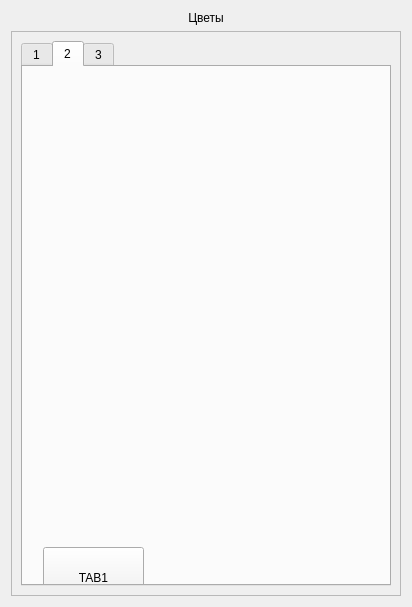
<?xml version="1.0" encoding="UTF-8"?>
<ui version="4.0">
 <class>Widget</class>
 <widget class="QWidget" name="Widget">
  <property name="geometry">
   <rect>
    <x>0</x>
    <y>0</y>
    <width>412</width>
    <height>607</height>
   </rect>
  </property>
  <property name="windowTitle">
   <string>Widget</string>
  </property>
  <layout class="QVBoxLayout" name="verticalLayout">
   <item>
    <widget class="QLabel" name="label">
     <property name="text">
      <string>Цветы</string>
     </property>
     <property name="scaledContents">
      <bool>false</bool>
     </property>
     <property name="alignment">
      <set>Qt::AlignCenter</set>
     </property>
    </widget>
   </item>
   <item>
    <widget class="QScrollArea" name="scrollArea_1">
     <property name="widgetResizable">
      <bool>true</bool>
     </property>
     <widget class="QWidget" name="scrollAreaWidgetContents_1">
      <property name="geometry">
       <rect>
        <x>0</x>
        <y>0</y>
        <width>392</width>
        <height>565</height>
       </rect>
      </property>
      <layout class="QVBoxLayout" name="verticalLayout_3">
       <item>
        <widget class="QTabWidget" name="tabWidget">
         <property name="currentIndex">
          <number>1</number>
         </property>
         <widget class="QWidget" name="tab1">
          <attribute name="title">
           <string>1</string>
          </attribute>
          <layout class="QVBoxLayout" name="verticalLayout_2">
           <item>
            <widget class="QScrollArea" name="scrollArea">
             <property name="verticalScrollBarPolicy">
              <enum>Qt::ScrollBarAlwaysOn</enum>
             </property>
             <property name="widgetResizable">
              <bool>true</bool>
             </property>
             <widget class="QWidget" name="scrollAreaWidgetContents">
              <property name="geometry">
               <rect>
                <x>0</x>
                <y>-89</y>
                <width>336</width>
                <height>586</height>
               </rect>
              </property>
              <layout class="QVBoxLayout" name="verticalLayout_4">
               <item>
                <layout class="QFormLayout" name="Layout">
                 <item row="1" column="0">
                  <widget class="QPushButton" name="Masha1Button">
                   <property name="sizePolicy">
                    <sizepolicy hsizetype="Fixed" vsizetype="Fixed">
                     <horstretch>0</horstretch>
                     <verstretch>0</verstretch>
                    </sizepolicy>
                   </property>
                   <property name="minimumSize">
                    <size>
                     <width>100</width>
                     <height>100</height>
                    </size>
                   </property>
                   <property name="text">
                    <string/>
                   </property>
                   <property name="icon">
                    <iconset>
                     <normaloff>../../../Users/shuma/OneDrive/Рабочий стол/фотографии/Маша/IMG_0043.JPG</normaloff>../../../Users/shuma/OneDrive/Рабочий стол/фотографии/Маша/IMG_0043.JPG</iconset>
                   </property>
                   <property name="iconSize">
                    <size>
                     <width>100</width>
                     <height>100</height>
                    </size>
                   </property>
                   <property name="flat">
                    <bool>true</bool>
                   </property>
                  </widget>
                 </item>
                 <item row="1" column="1">
                  <widget class="QLabel" name="Masha1Label">
                   <property name="enabled">
                    <bool>true</bool>
                   </property>
                   <property name="text">
                    <string/>
                   </property>
                   <property name="scaledContents">
                    <bool>false</bool>
                   </property>
                   <property name="alignment">
                    <set>Qt::AlignCenter</set>
                   </property>
                  </widget>
                 </item>
                 <item row="2" column="0">
                  <widget class="QPushButton" name="Masha2Button">
                   <property name="sizePolicy">
                    <sizepolicy hsizetype="Fixed" vsizetype="Fixed">
                     <horstretch>0</horstretch>
                     <verstretch>0</verstretch>
                    </sizepolicy>
                   </property>
                   <property name="minimumSize">
                    <size>
                     <width>100</width>
                     <height>100</height>
                    </size>
                   </property>
                   <property name="text">
                    <string/>
                   </property>
                   <property name="icon">
                    <iconset>
                     <normaloff>../../../Users/shuma/OneDrive/Рабочий стол/фотографии/Маша/IMG_0030.JPG</normaloff>../../../Users/shuma/OneDrive/Рабочий стол/фотографии/Маша/IMG_0030.JPG</iconset>
                   </property>
                   <property name="iconSize">
                    <size>
                     <width>100</width>
                     <height>100</height>
                    </size>
                   </property>
                   <property name="flat">
                    <bool>true</bool>
                   </property>
                  </widget>
                 </item>
                 <item row="2" column="1">
                  <widget class="QLabel" name="Masha2Label">
                   <property name="enabled">
                    <bool>true</bool>
                   </property>
                   <property name="text">
                    <string/>
                   </property>
                   <property name="alignment">
                    <set>Qt::AlignCenter</set>
                   </property>
                  </widget>
                 </item>
                 <item row="3" column="0">
                  <widget class="QPushButton" name="Masha3Button">
                   <property name="sizePolicy">
                    <sizepolicy hsizetype="Fixed" vsizetype="Fixed">
                     <horstretch>0</horstretch>
                     <verstretch>0</verstretch>
                    </sizepolicy>
                   </property>
                   <property name="minimumSize">
                    <size>
                     <width>100</width>
                     <height>100</height>
                    </size>
                   </property>
                   <property name="text">
                    <string/>
                   </property>
                   <property name="icon">
                    <iconset>
                     <normaloff>../../../Users/shuma/OneDrive/Рабочий стол/фотографии/Маша/DSC_1660.JPG</normaloff>../../../Users/shuma/OneDrive/Рабочий стол/фотографии/Маша/DSC_1660.JPG</iconset>
                   </property>
                   <property name="iconSize">
                    <size>
                     <width>100</width>
                     <height>100</height>
                    </size>
                   </property>
                   <property name="flat">
                    <bool>true</bool>
                   </property>
                  </widget>
                 </item>
                 <item row="3" column="1">
                  <widget class="QLabel" name="Masha3Label">
                   <property name="enabled">
                    <bool>true</bool>
                   </property>
                   <property name="text">
                    <string/>
                   </property>
                   <property name="alignment">
                    <set>Qt::AlignCenter</set>
                   </property>
                  </widget>
                 </item>
                 <item row="5" column="0">
                  <widget class="QPushButton" name="Masha4Button">
                   <property name="sizePolicy">
                    <sizepolicy hsizetype="Fixed" vsizetype="Fixed">
                     <horstretch>0</horstretch>
                     <verstretch>0</verstretch>
                    </sizepolicy>
                   </property>
                   <property name="minimumSize">
                    <size>
                     <width>100</width>
                     <height>100</height>
                    </size>
                   </property>
                   <property name="text">
                    <string/>
                   </property>
                   <property name="icon">
                    <iconset>
                     <normaloff>../../../Users/shuma/OneDrive/Рабочий стол/фотографии/Маша/IMG_0032.JPG</normaloff>../../../Users/shuma/OneDrive/Рабочий стол/фотографии/Маша/IMG_0032.JPG</iconset>
                   </property>
                   <property name="iconSize">
                    <size>
                     <width>100</width>
                     <height>100</height>
                    </size>
                   </property>
                   <property name="flat">
                    <bool>true</bool>
                   </property>
                  </widget>
                 </item>
                 <item row="5" column="1">
                  <widget class="QLabel" name="Masha4Label">
                   <property name="enabled">
                    <bool>true</bool>
                   </property>
                   <property name="text">
                    <string/>
                   </property>
                   <property name="alignment">
                    <set>Qt::AlignCenter</set>
                   </property>
                  </widget>
                 </item>
                 <item row="6" column="0">
                  <widget class="QPushButton" name="Masha5Button">
                   <property name="sizePolicy">
                    <sizepolicy hsizetype="Fixed" vsizetype="Fixed">
                     <horstretch>0</horstretch>
                     <verstretch>0</verstretch>
                    </sizepolicy>
                   </property>
                   <property name="minimumSize">
                    <size>
                     <width>100</width>
                     <height>100</height>
                    </size>
                   </property>
                   <property name="text">
                    <string/>
                   </property>
                   <property name="icon">
                    <iconset>
                     <normaloff>../../../Users/shuma/OneDrive/Рабочий стол/фотографии/Маша/она кинула/photo_2024-04-01_18-17-41.jpg</normaloff>../../../Users/shuma/OneDrive/Рабочий стол/фотографии/Маша/она кинула/photo_2024-04-01_18-17-41.jpg</iconset>
                   </property>
                   <property name="iconSize">
                    <size>
                     <width>100</width>
                     <height>100</height>
                    </size>
                   </property>
                   <property name="flat">
                    <bool>true</bool>
                   </property>
                  </widget>
                 </item>
                 <item row="6" column="1">
                  <widget class="QLabel" name="Masha5Label">
                   <property name="text">
                    <string/>
                   </property>
                   <property name="alignment">
                    <set>Qt::AlignCenter</set>
                   </property>
                  </widget>
                 </item>
                </layout>
               </item>
               <item>
                <widget class="QPushButton" name="getTab1to2">
                 <property name="text">
                  <string>TAB2</string>
                 </property>
                </widget>
               </item>
              </layout>
             </widget>
            </widget>
           </item>
          </layout>
         </widget>
         <widget class="QWidget" name="tab2">
          <attribute name="title">
           <string>2</string>
          </attribute>
          <widget class="QPushButton" name="getTab2to1">
           <property name="geometry">
            <rect>
             <x>20</x>
             <y>480</y>
             <width>101</width>
             <height>61</height>
            </rect>
           </property>
           <property name="text">
            <string>TAB1</string>
           </property>
          </widget>
         </widget>
         <widget class="QWidget" name="tab_3">
          <attribute name="title">
           <string>3</string>
          </attribute>
         </widget>
        </widget>
       </item>
      </layout>
     </widget>
    </widget>
   </item>
  </layout>
 </widget>
 <resources/>
 <connections/>
</ui>
